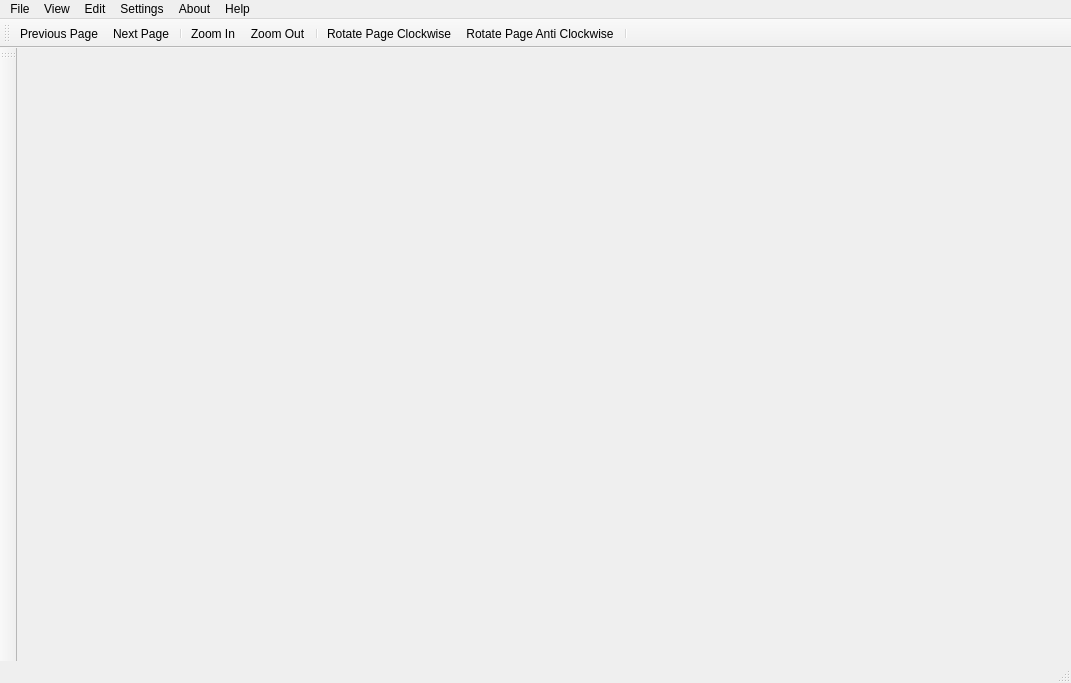
<?xml version="1.0" encoding="UTF-8"?>
<ui version="4.0">
 <class>MainWindow</class>
 <widget class="QMainWindow" name="MainWindow">
  <property name="geometry">
   <rect>
    <x>0</x>
    <y>0</y>
    <width>1071</width>
    <height>683</height>
   </rect>
  </property>
  <property name="windowTitle">
   <string>PDF Viewer with Toolbar</string>
  </property>
  <widget class="QWidget" name="centralwidget"/>
  <widget class="QMenuBar" name="menubar">
   <property name="geometry">
    <rect>
     <x>0</x>
     <y>0</y>
     <width>1071</width>
     <height>22</height>
    </rect>
   </property>
   <widget class="QMenu" name="menuFile">
    <property name="title">
     <string>File</string>
    </property>
    <addaction name="actionOpenPDF"/>
   </widget>
   <widget class="QMenu" name="menuView">
    <property name="title">
     <string>View</string>
    </property>
    <addaction name="actionShowHideToolbar"/>
    <addaction name="actionShowContinuousPages"/>
    <addaction name="actionSearch"/>
   </widget>
   <widget class="QMenu" name="menuEdit">
    <property name="title">
     <string>Edit</string>
    </property>
    <widget class="QMenu" name="menuConvertTo">
     <property name="title">
      <string>Convert to</string>
     </property>
     <addaction name="actionTextFile"/>
    </widget>
    <addaction name="actionMergeUnmerge"/>
    <addaction name="separator"/>
    <addaction name="menuConvertTo"/>
   </widget>
   <widget class="QMenu" name="menuSettings">
    <property name="title">
     <string>Settings</string>
    </property>
    <addaction name="actionOpenSettingsFile"/>
   </widget>
   <widget class="QMenu" name="menuAbout">
    <property name="title">
     <string>About</string>
    </property>
   </widget>
   <widget class="QMenu" name="menuHelp">
    <property name="title">
     <string>Help</string>
    </property>
   </widget>
   <addaction name="menuFile"/>
   <addaction name="menuView"/>
   <addaction name="menuEdit"/>
   <addaction name="menuSettings"/>
   <addaction name="menuAbout"/>
   <addaction name="menuHelp"/>
  </widget>
  <widget class="QStatusBar" name="statusbar"/>
  <widget class="QToolBar" name="PDFViewerToolbar">
   <property name="windowTitle">
    <string>PDFViewerToolbar</string>
   </property>
   <attribute name="toolBarArea">
    <enum>TopToolBarArea</enum>
   </attribute>
   <attribute name="toolBarBreak">
    <bool>false</bool>
   </attribute>
   <addaction name="actionPreviousPage"/>
   <addaction name="actionNextPage"/>
   <addaction name="separator"/>
   <addaction name="actionZoomIn"/>
   <addaction name="actionZoomOut"/>
   <addaction name="separator"/>
   <addaction name="actionRotatePageClockwise"/>
   <addaction name="actionRotatePageAntiClockwise"/>
   <addaction name="separator"/>
   <addaction name="actionSearchPDF"/>
  </widget>
  <widget class="QToolBar" name="PDFViewerToolbar_2">
   <property name="windowTitle">
    <string>PDFViewerToolbar_2</string>
   </property>
   <attribute name="toolBarArea">
    <enum>LeftToolBarArea</enum>
   </attribute>
   <attribute name="toolBarBreak">
    <bool>false</bool>
   </attribute>
  </widget>
  <action name="actionOpenPDF">
   <property name="text">
    <string>Open PDF</string>
   </property>
   <property name="shortcut">
    <string>Ctrl+O</string>
   </property>
  </action>
  <action name="actionSearch">
   <property name="icon">
    <iconset>
     <normaloff>../Downloads/uxwings Icons/search-icon.png</normaloff>
    </iconset>
   </property>
   <property name="text">
    <string>Search</string>
   </property>
   <property name="shortcut">
    <string>Ctrl+F</string>
   </property>
  </action>
  <action name="actionNavigationbar">
   <property name="text">
    <string>Navigationbar</string>
   </property>
  </action>
  <action name="actionEditbar">
   <property name="text">
    <string>Editbar</string>
   </property>
  </action>
  <action name="actionMergeUnmerge">
   <property name="text">
    <string>Merge / Unmerge</string>
   </property>
  </action>
  <action name="actionTextFile">
   <property name="text">
    <string>Text File</string>
   </property>
  </action>
  <action name="actionOpenSettingsFile">
   <property name="text">
    <string>Open Settings File</string>
   </property>
  </action>
  <action name="actionCommentsBar">
   <property name="text">
    <string>Comments Bar</string>
   </property>
  </action>
  <action name="actionPreviousPage">
   <property name="icon">
    <iconset>
     <normaloff>../Downloads/uxwings Icons/angle-circle-left-icon.png</normaloff>
    </iconset>
   </property>
   <property name="text">
    <string>Previous Page</string>
   </property>
   <property name="shortcut">
    <string>Left</string>
   </property>
   <property name="menuRole">
    <enum>QAction::NoRole</enum>
   </property>
  </action>
  <action name="actionNextPage">
   <property name="icon">
    <iconset>
     <normaloff>../Downloads/uxwings Icons/angle-circle-right-icon.png</normaloff>
    </iconset>
   </property>
   <property name="text">
    <string>Next Page</string>
   </property>
   <property name="menuRole">
    <enum>QAction::NoRole</enum>
   </property>
  </action>
  <action name="actionZoomIn">
   <property name="icon">
    <iconset>
     <normaloff>../Downloads/uxwings Icons/zoom-in-icon.png</normaloff>
    </iconset>
   </property>
   <property name="text">
    <string>Zoom In</string>
   </property>
   <property name="shortcut">
    <string>Ctrl++</string>
   </property>
   <property name="menuRole">
    <enum>QAction::NoRole</enum>
   </property>
  </action>
  <action name="actionZoomOut">
   <property name="icon">
    <iconset>
     <normaloff>../Downloads/uxwings Icons/zoom-out-icon.png</normaloff>
    </iconset>
   </property>
   <property name="text">
    <string>Zoom Out</string>
   </property>
   <property name="shortcut">
    <string>Ctrl+-</string>
   </property>
   <property name="menuRole">
    <enum>QAction::NoRole</enum>
   </property>
  </action>
  <action name="actionRotatePageClockwise">
   <property name="icon">
    <iconset>
     <normaloff>../Downloads/uxwings Icons/clockwise-icon.png</normaloff>
    </iconset>
   </property>
   <property name="text">
    <string>Rotate Page Clockwise</string>
   </property>
   <property name="menuRole">
    <enum>QAction::NoRole</enum>
   </property>
  </action>
  <action name="actionRotatePageAntiClockwise">
   <property name="icon">
    <iconset>
     <normaloff>../Downloads/uxwings Icons/anti-clockwise-icon.png</normaloff>
    </iconset>
   </property>
   <property name="text">
    <string>Rotate Page Anti Clockwise</string>
   </property>
   <property name="menuRole">
    <enum>QAction::NoRole</enum>
   </property>
  </action>
 </widget>
 <resources/>
 <connections/>
</ui>
